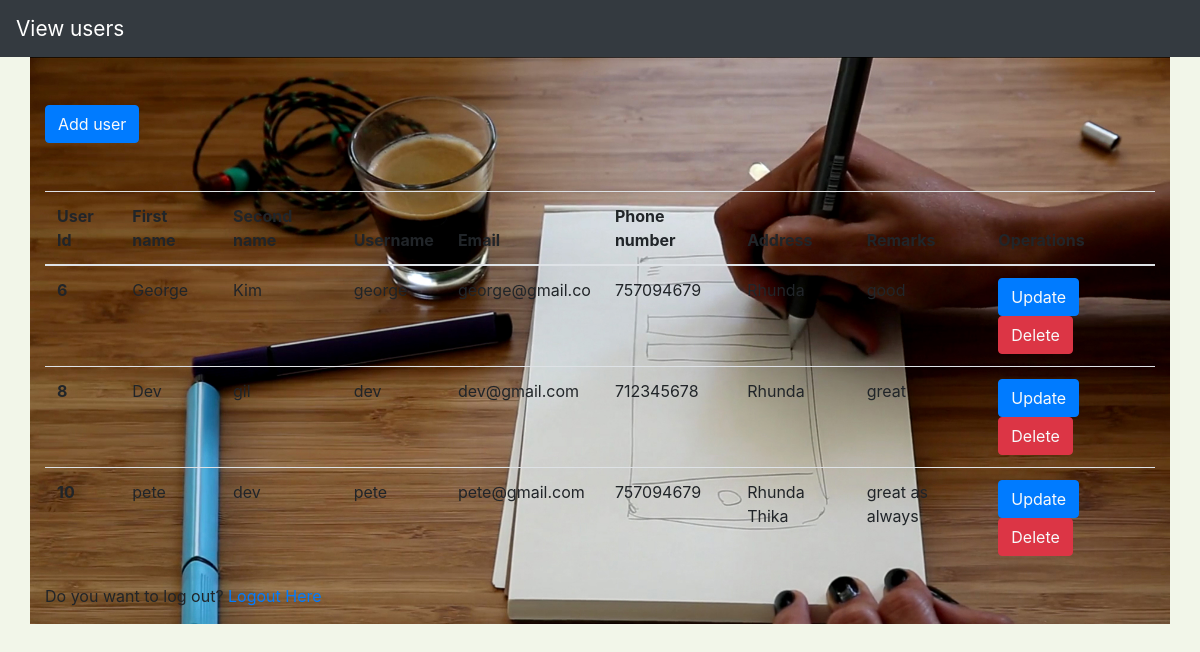
Page /viewusers.php on the committed database.
### tables this page shows
CREATE TABLE `users` (
  `id` int(255) NOT NULL,
  `firstname` varchar(255) NOT NULL,
  `secondname` varchar(255) NOT NULL,
  `username` varchar(255) NOT NULL,
  `email` varchar(255) NOT NULL,
  `phonenumber` int(255) NOT NULL,
  `address` varchar(255) NOT NULL,
  `password` varchar(10) NOT NULL,
  `remarks` text NOT NULL
);

### viewusers.php (the view, shortened to what this page needs)
<?php
include 'dbconn.php';
?>
<!DOCTYPE html>
<html>
<head>
	<link rel="stylesheet" type="text/css" href="font-awesome-4.7/css/font-awesome.min" media="all">
	<link rel="stylesheet" type="text/css" href="bootstrap/css/bootstrap.min.css">
	<link rel="stylesheet" type="text/css" href="style/style.css">
</head>
<body>
	<nav class="navbar navbar-expand-md bg-dark">
		<a class="navbar-brand" href="#" style="text-decoration: none; color: white; font-size: 1.3em;">View users</a>
	</nav>
	<div class="container">
    <button class= "btn btn-primary my-5"><a href="index.php" class="text-light">Add user</a></button>
<div class="table-responsive">
    <table class="table">
        <thead>
        <tr>
            <th scope="col">User Id</th>
            <th scope="col">First name</th>
            <th scope="col">Second name</th>
            <th scope="col">Username</th>
            <th scope="col">Email</th>
            <th scope="col">Phone number</th>
            <th scope="col">Address</th>
            <th scope="col">Remarks</th>
            <th scope="col">Operations</th>
        </tr>
        </thead>
		<tbody>
        <?php
        $sql="Select * from `users`";
        $result=mysqli_query($con,$sql);
        if($result){
            while ($row=mysqli_fetch_assoc($result)){
                $id=$row['id'];
                $firstname=$row['firstname'];
                $secondname=$row['secondname'];
                $username=$row['username'];
                $email=$row['email'];
                $phonenumber=$row['phonenumber'];
                $address=$row['address'];
                $remarks=$row['remarks'];
                echo '
                <tr>
        <th scope="row">'.$id.'</th>
         <td>'.$firstname.'</td>
         <td>'.$secondname.'</td>
         <td>'.$username.'</td>
         <td>'.$email.'</td>
         <td>'.$phonenumber.'</td>
         <td>'.$address.'</td>
         <td>'.$remarks.'</td>
         <td>
         <button class= "btn btn-primary"><a href="update.php? updateid='.$id.'" class="text-light">Update</a></button>
         <button class= "btn btn-danger"><a href="delete.php? deleteid='.$id.'" class="text-light">Delete</a></button>
         </td>
        </tr>';
            }
        }
        ?>
        </tbody>
    </table>
    <p>Do you want to log out? <a href="adminlogin.php">Logout Here</a></p>
	</div>
</body>
</html>

### style/style.css (style rules this page uses)
body { padding: 0; margin: 0; background:#f2f6e9; }
div.container { background-image: url(img/img1.jpg); background-size: cover; }

### rows in the picture
users: id "6", firstname "George", secondname "Kim", username "george", email "george@gmail.co", phonenumber "757094679", address "Rhunda", remarks "good"
users: id "8", firstname "Dev", secondname "gil", username "dev", email "dev@gmail.com", phonenumber "712345678", address "Rhunda", remarks "great"
users: id "10", firstname "pete", secondname "dev", username "pete", email "pete@gmail.com", phonenumber "757094679", address "Rhunda Thika", remarks "great as always"
